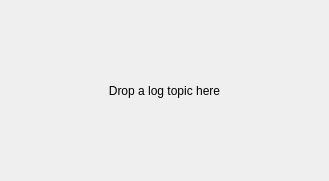
<?xml version="1.0" encoding="UTF-8"?>
<ui version="4.0">
 <class>LogView</class>
 <widget class="QWidget" name="LogView">
  <layout class="QVBoxLayout" name="rootLayout">
   <property name="spacing">
    <number>0</number>
   </property>
         <property name="leftMargin">
          <number>0</number>
         </property>
         <property name="topMargin">
          <number>0</number>
         </property>
         <property name="rightMargin">
          <number>0</number>
         </property>
         <property name="bottomMargin">
          <number>0</number>
         </property>
   <item>
    <widget class="QStackedWidget" name="pages">
     <property name="currentIndex">
      <number>1</number>
     </property>
     <widget class="QWidget" name="contentPage">
      <layout class="QVBoxLayout" name="contentLayout">
       <property name="spacing">
        <number>0</number>
       </property>
         <property name="leftMargin">
          <number>0</number>
         </property>
         <property name="topMargin">
          <number>0</number>
         </property>
         <property name="rightMargin">
          <number>0</number>
         </property>
         <property name="bottomMargin">
          <number>0</number>
         </property>
       <item>
        <layout class="QHBoxLayout" name="filterRow">
         <property name="spacing">
          <number>4</number>
         </property>
         <property name="leftMargin">
          <number>6</number>
         </property>
         <property name="topMargin">
          <number>4</number>
         </property>
         <property name="rightMargin">
          <number>6</number>
         </property>
         <property name="bottomMargin">
          <number>4</number>
         </property>
         <item>
          <widget class="QToolButton" name="levelDebug">
           <property name="text">
            <string>Debug</string>
           </property>
           <property name="checkable">
            <bool>true</bool>
           </property>
           <property name="checked">
            <bool>true</bool>
           </property>
          </widget>
         </item>
         <item>
          <widget class="QToolButton" name="levelInfo">
           <property name="text">
            <string>Info</string>
           </property>
           <property name="checkable">
            <bool>true</bool>
           </property>
           <property name="checked">
            <bool>true</bool>
           </property>
          </widget>
         </item>
         <item>
          <widget class="QToolButton" name="levelWarn">
           <property name="text">
            <string>Warn</string>
           </property>
           <property name="checkable">
            <bool>true</bool>
           </property>
           <property name="checked">
            <bool>true</bool>
           </property>
          </widget>
         </item>
         <item>
          <widget class="QToolButton" name="levelError">
           <property name="text">
            <string>Error</string>
           </property>
           <property name="checkable">
            <bool>true</bool>
           </property>
           <property name="checked">
            <bool>true</bool>
           </property>
          </widget>
         </item>
         <item>
          <widget class="QToolButton" name="levelFatal">
           <property name="text">
            <string>Fatal</string>
           </property>
           <property name="checkable">
            <bool>true</bool>
           </property>
           <property name="checked">
            <bool>true</bool>
           </property>
          </widget>
         </item>
         <item>
          <widget class="PJ::Search" name="sourceEdit">
           <property name="maximumWidth">
            <number>180</number>
           </property>
           <property name="placeholder">
            <string>Filter sources...</string>
           </property>
          </widget>
         </item>
         <item>
          <widget class="PJ::Search" name="categoryEdit">
           <property name="maximumWidth">
            <number>160</number>
           </property>
           <property name="placeholder">
            <string>Filter categories...</string>
           </property>
          </widget>
         </item>
         <item>
          <widget class="PJ::Search" name="filterEdit">
           <property name="placeholder">
            <string>Filter messages...</string>
           </property>
          </widget>
         </item>
         <item>
          <widget class="QToolButton" name="topicsButton">
           <property name="text">
            <string>Topics</string>
           </property>
           <property name="toolTip">
            <string>Choose which topics to show</string>
           </property>
           <property name="popupMode">
            <enum>QToolButton::ToolButtonPopupMode::InstantPopup</enum>
           </property>
          </widget>
         </item>
         <item>
          <widget class="PJ::SvgButton" name="futureButton">
           <property name="toolTip">
            <string>Show the entries after the playhead, greyed</string>
           </property>
           <property name="checkable">
            <bool>true</bool>
           </property>
           <property name="checked">
            <bool>true</bool>
           </property>
          </widget>
         </item>
        </layout>
       </item>
       <item>
        <widget class="QSplitter" name="splitter">
         <property name="orientation">
          <enum>Qt::Orientation::Vertical</enum>
         </property>
         <property name="childrenCollapsible">
          <bool>false</bool>
         </property>
         <widget class="QTreeView" name="logView">
          <property name="frameShape">
           <enum>QFrame::Shape::NoFrame</enum>
          </property>
          <property name="acceptDrops">
           <bool>false</bool>
          </property>
          <property name="editTriggers">
           <set>QAbstractItemView::EditTrigger::NoEditTriggers</set>
          </property>
          <property name="dragDropMode">
           <enum>QAbstractItemView::DragDropMode::NoDragDrop</enum>
          </property>
          <property name="alternatingRowColors">
           <bool>true</bool>
          </property>
          <property name="selectionMode">
           <enum>QAbstractItemView::SelectionMode::SingleSelection</enum>
          </property>
          <property name="selectionBehavior">
           <enum>QAbstractItemView::SelectionBehavior::SelectRows</enum>
          </property>
          <property name="rootIsDecorated">
           <bool>false</bool>
          </property>
          <property name="uniformRowHeights">
           <bool>true</bool>
          </property>
          <property name="itemsExpandable">
           <bool>false</bool>
          </property>
          <property name="allColumnsShowFocus">
           <bool>true</bool>
          </property>
         </widget>
         <widget class="QWidget" name="detailPane">
          <layout class="QHBoxLayout" name="detailLayout">
           <property name="spacing">
            <number>4</number>
           </property>
           <property name="leftMargin">
            <number>6</number>
           </property>
           <property name="topMargin">
            <number>4</number>
           </property>
           <property name="rightMargin">
            <number>6</number>
           </property>
           <property name="bottomMargin">
            <number>4</number>
           </property>
           <item>
            <widget class="QPlainTextEdit" name="detailText">
             <property name="acceptDrops">
              <bool>false</bool>
             </property>
             <property name="readOnly">
              <bool>true</bool>
             </property>
             <property name="placeholderText">
              <string>Select a row to read the full entry</string>
             </property>
            </widget>
           </item>
           <item alignment="Qt::AlignmentFlag::AlignTop">
            <widget class="PJ::SvgButton" name="copyButton">
             <property name="toolTip">
              <string>Copy the selected entry to the clipboard</string>
             </property>
            </widget>
           </item>
          </layout>
         </widget>
        </widget>
       </item>
      </layout>
     </widget>
     <widget class="QWidget" name="emptyPage">
      <layout class="QVBoxLayout" name="emptyLayout">
       <item>
        <widget class="QLabel" name="emptyLabel">
         <property name="text">
          <string>Drop a log topic here</string>
         </property>
         <property name="alignment">
          <set>Qt::AlignmentFlag::AlignCenter</set>
         </property>
         <property name="wordWrap">
          <bool>true</bool>
         </property>
        </widget>
       </item>
      </layout>
     </widget>
    </widget>
   </item>
  </layout>
 </widget>
 <customwidgets>
  <customwidget>
   <class>PJ::Search</class>
   <extends>QWidget</extends>
   <header>pj_widgets/Search.h</header>
  </customwidget>
  <customwidget>
   <class>PJ::SvgButton</class>
   <extends>QToolButton</extends>
   <header>pj_widgets/SvgButton.h</header>
  </customwidget>
 </customwidgets>
 <resources/>
 <connections/>
</ui>
